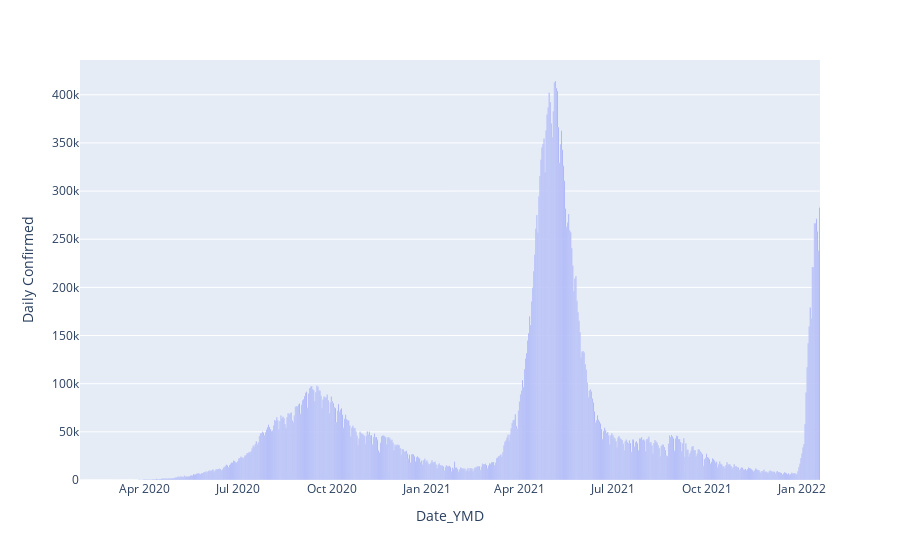

Notebook code for this chart:
### Markdown cell above
Let’s have a look at the daily confirmed cases of Covid-19

### Code cell
fig = px.bar(data, x="Date_YMD", y="Daily Confirmed")
fig.show()

### Figure 1 — Plotly figure (JSON) as saved in the notebook; plotly's stock layout.template omitted (floating-point values rounded to 4 significant figures; data arrays with more than 128 entries replaced by an {"elided": "..."} marker saying what was removed)
{"data": [{"alignmentgroup": "True", "hovertemplate": "Date_YMD=%{x}<br>Daily Confirmed=%{y}<extra></extra>", "legendgroup": "", "marker": {"color": "#636efa", "pattern": {"shape": ""}}, "name": "", "offsetgroup": "", "orientation": "v", "showlegend": false, "textposition": "auto", "type": "bar", "x": {"elided": "720 str values"}, "xaxis": "x", "y": {"elided": "720 int values"}, "yaxis": "y"}], "layout": {"barmode": "relative", "legend": {"tracegroupgap": 0}, "margin": {"t": 60}, "xaxis": {"anchor": "y", "domain": [0, 1], "title": {"text": "Date_YMD"}}, "yaxis": {"anchor": "x", "domain": [0, 1], "title": {"text": "Daily Confirmed"}}}}
